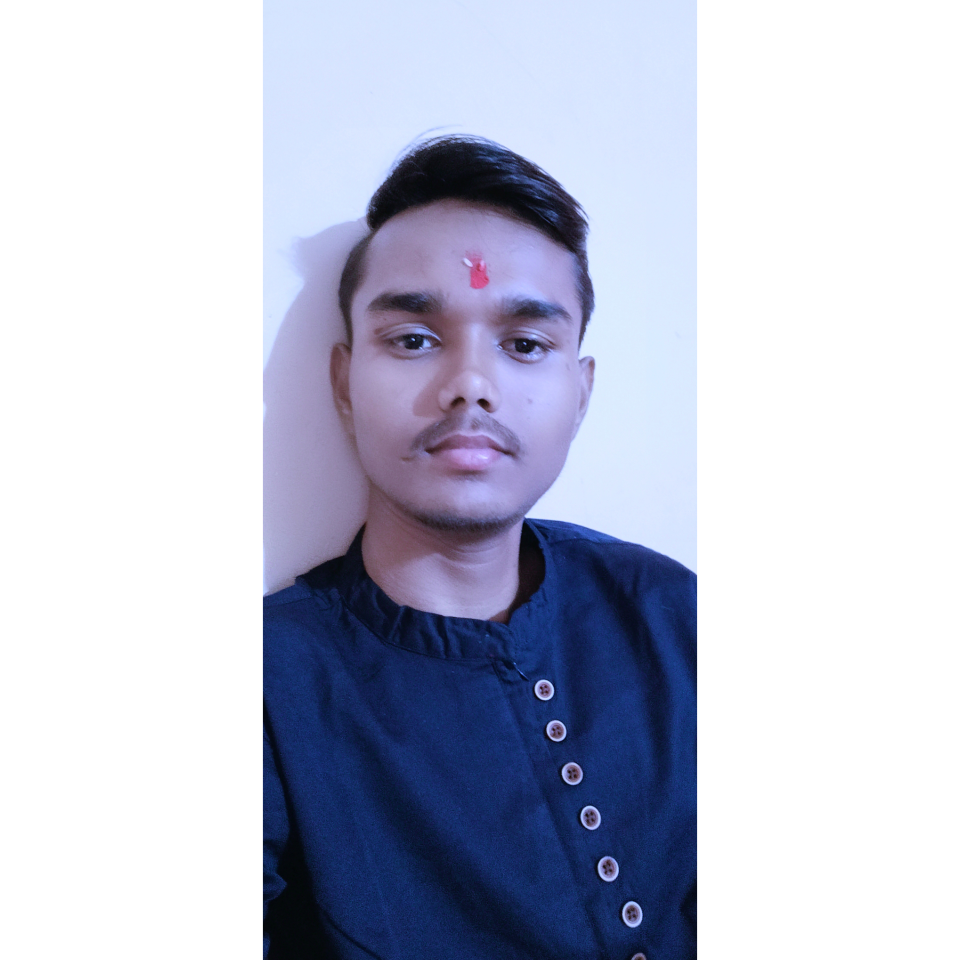
#> input picture task 4/sham.jpg, 1920 x 1920 px (shown at 1/2 size)
$ jupyter execute 'Task 4 - Pencil Sketch Art using Python.ipynb'
#> lines starting #> are read from the running program, lines starting #| are printed output that depends on the picture
# LETS GROW MORE - Virtual Internship 2023

## Name : SHAM AMBADAS JOHARI
## Data Science Intern

### TASK 4 -  Image to Pencil Sketch with Python

## Steps involved in this project is

1 import important Libraries

2 Reading the image.

3 Converting the negative image

4 Converting the negative image into a blurry image.

5 Creating a pencil sketch image.

6 Make a comparison between original image and sketch image.

## Import important libraries.

[cell 1]
import cv2

# Reading the Image

[cell 2]
image = cv2.imread("sham.jpg")
#> image is the input picture: shape (1920, 1920, 3); mean B, G, R 211.2, 193.8, 190
image = cv2.resize(image,(900,800))
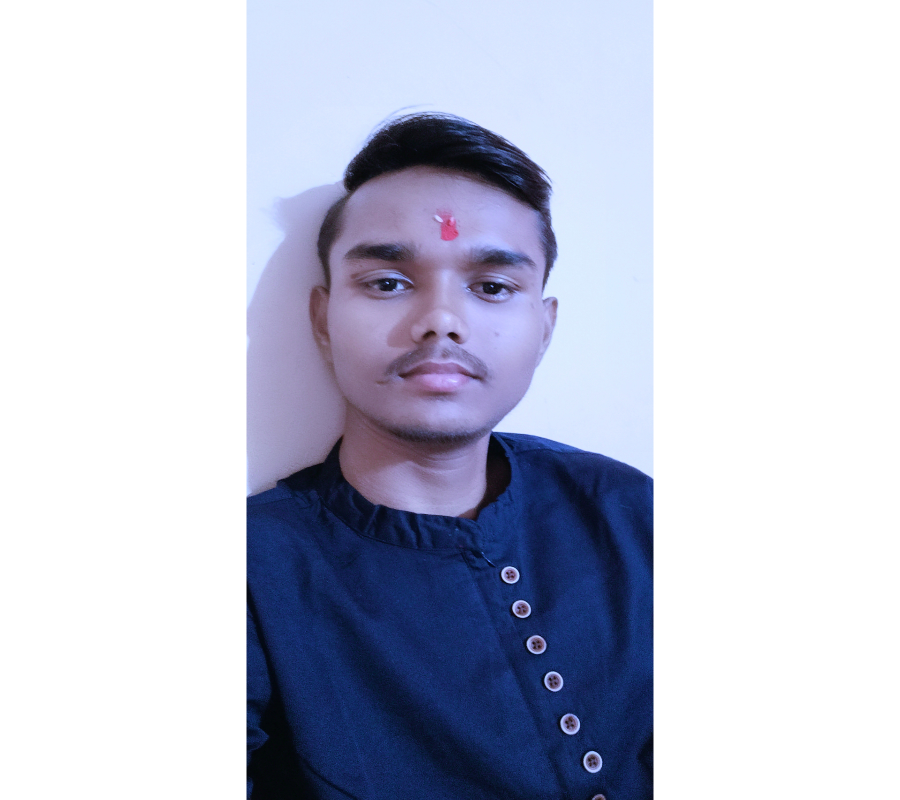
#> image: shape (800, 900, 3); mean B, G, R 211.2, 193.8, 190
cv2.imshow("sham", image)
cv2.waitKey(0)

# Converting the negative image

[cell 3]
gray_image = cv2.cvtColor(image, cv2.COLOR_BGR2GRAY)
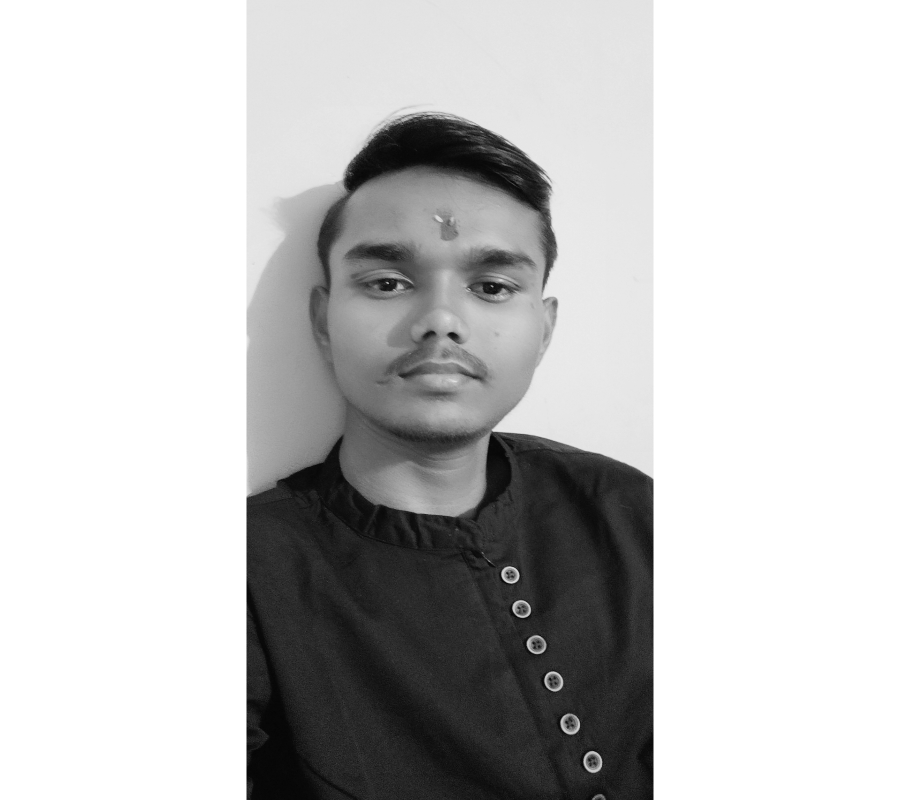
#> gray_image: shape (800, 900); min 5, max 255, mean 194.6
cv2.imshow("New sham (negative image)", gray_image)
cv2.waitKey(0)

# Converting the negative image to Blury image

[cell 4]
inverted_image = 255 - gray_image
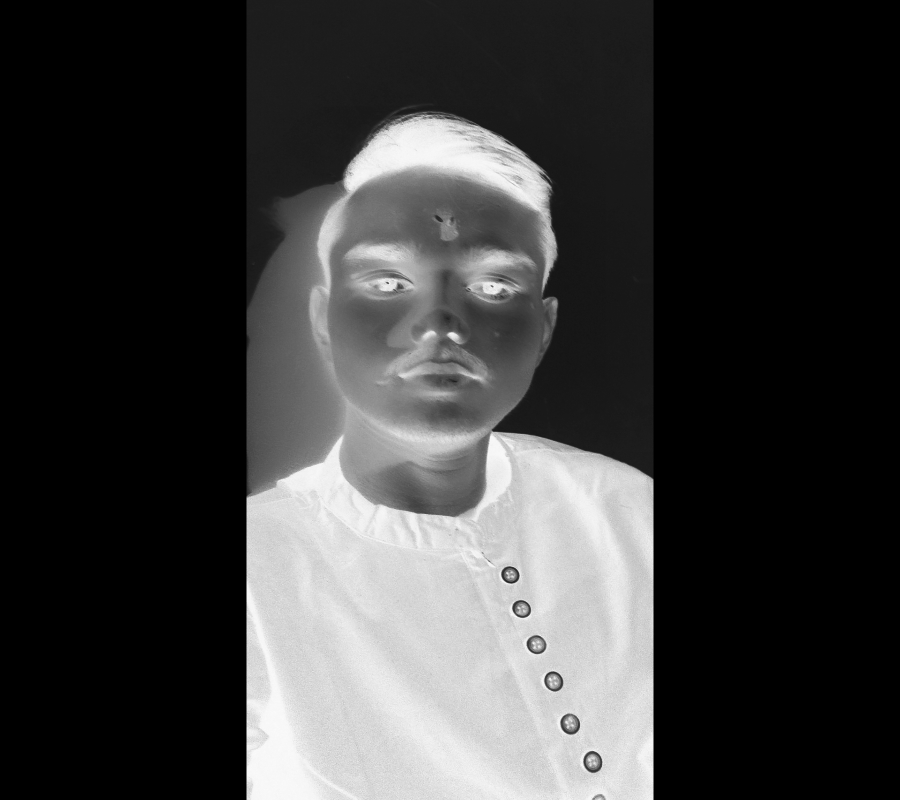
#> inverted_image: shape (800, 900); min 0, max 250, mean 60.4
cv2.imshow("Inverted Blury image", inverted_image)
cv2.waitKey()

[cell 5]
blurred = cv2.GaussianBlur(inverted_image, (21, 21), 0)

# Finally creating the Pencil sketch image by mixing the grayscale image with the inverted blurry image.

[cell 6]
inverted_blurred = 255 - blurred
pencil_sketch = cv2.divide(gray_image, inverted_blurred, scale=256.0)
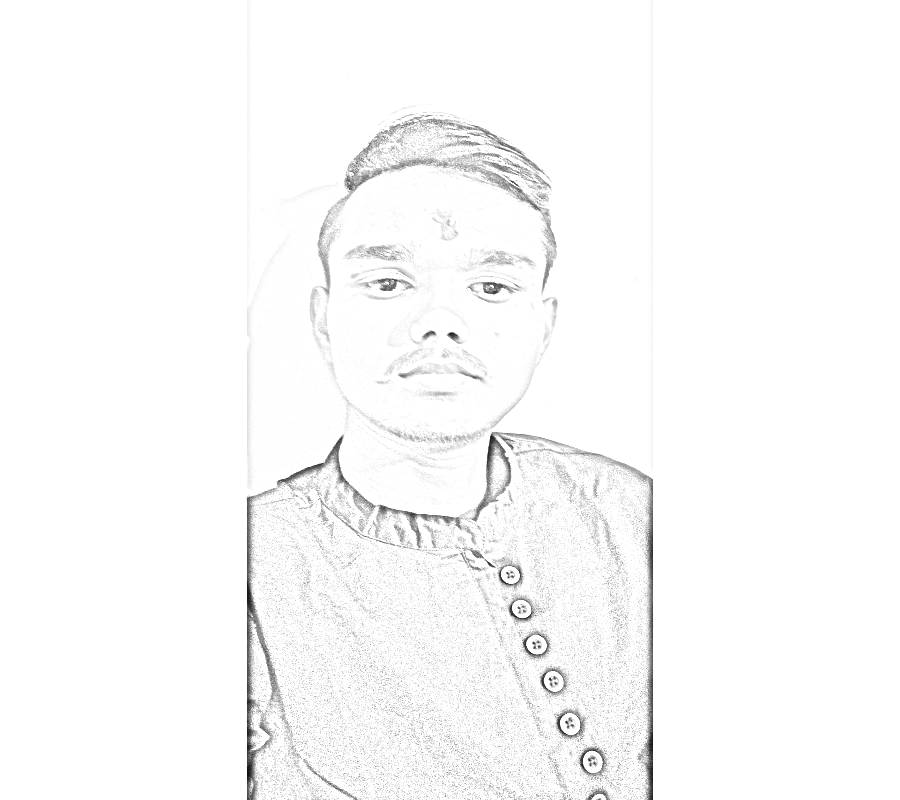
#> pencil_sketch: shape (800, 900); min 15, max 255, mean 250
cv2.imshow("Sketch", pencil_sketch)
cv2.waitKey(0)

$ run again, with task 4/comparison.jpg copied over task 4/sham.jpg
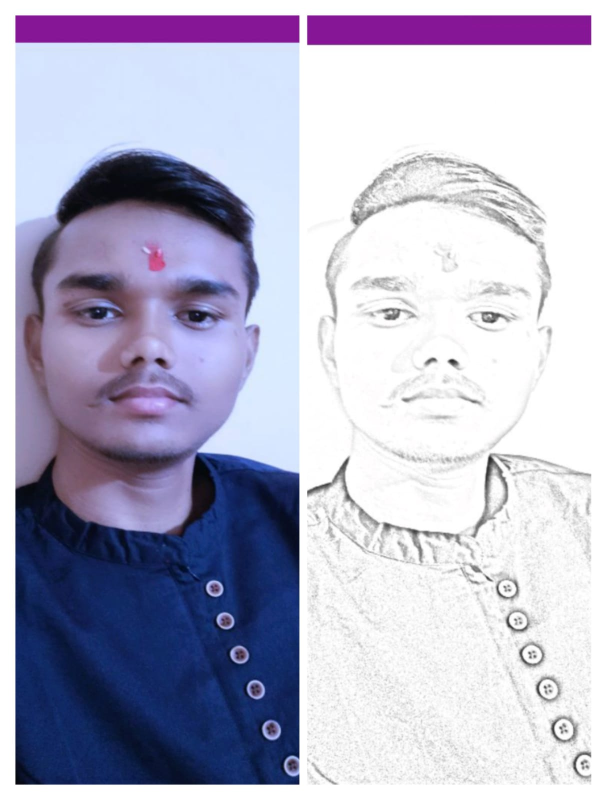
#> input picture task 4/comparison.jpg, 1213 x 1600 px (shown at 1/2 size)
#> image is the input picture: shape (1600, 1213, 3); mean B, G, R 202.4, 181, 181.7
#> image: shape (800, 900, 3)
#> `inverted_blurred = 255 - blurred`:
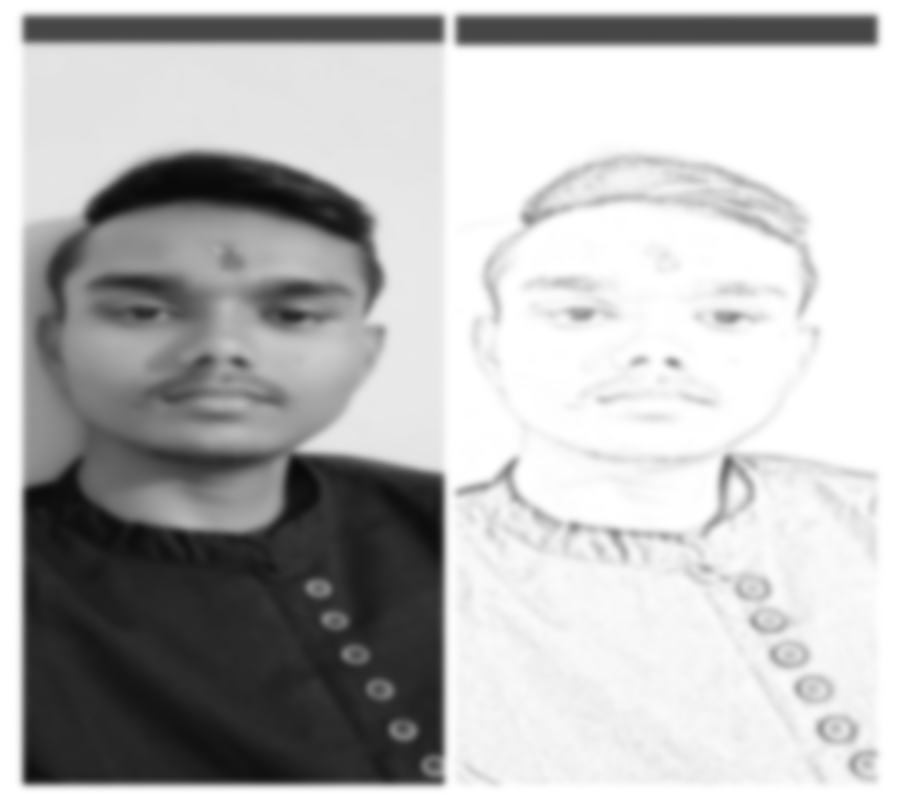
#> inverted_blurred: shape (800, 900); min 9, max 255, mean 183.6
#> `pencil_sketch = cv2.divide(gray_image, inverted_blurred, scale=256.0)`:
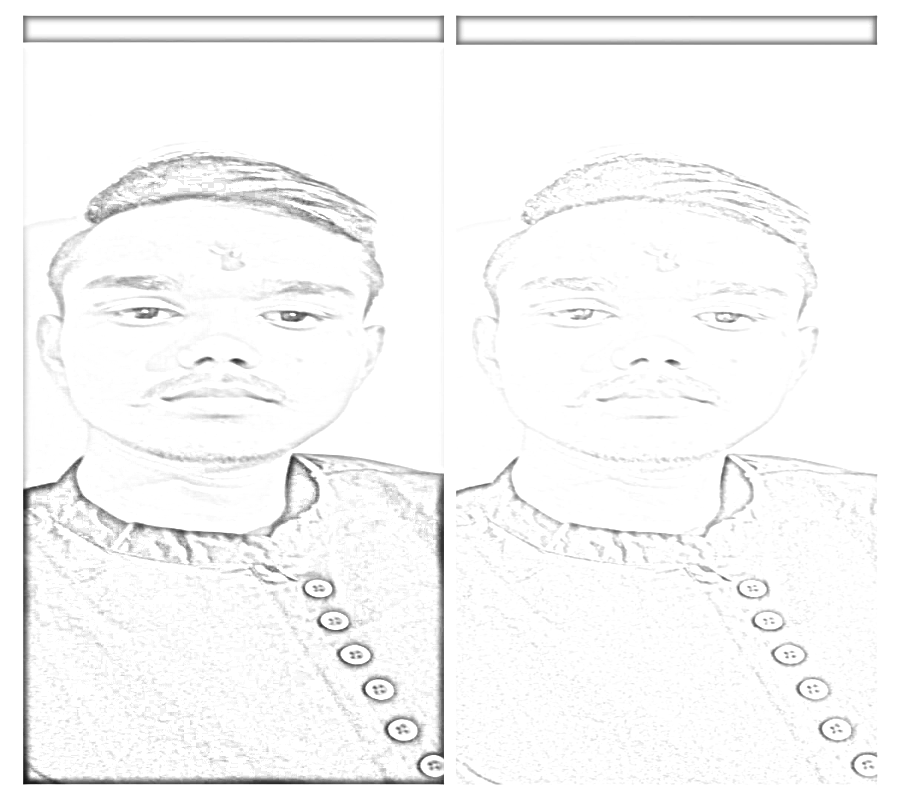
#> pencil_sketch: shape (800, 900); min 15, max 255, mean 247.9

$ run again, with task 4/black and white.png saved as task 4/sham.jpg
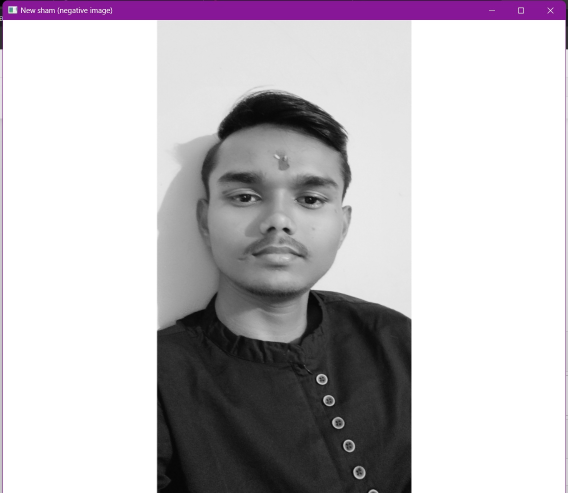
#> input picture task 4/black and white.png, 1135 x 986 px (shown at 1/2 size)
#> image is the input picture: shape (986, 1135, 3); mean B, G, R 194.9, 189.8, 194.3
#> image: shape (800, 900, 3)
#> `blurred = cv2.GaussianBlur(inverted_image, (21, 21), 0)`:
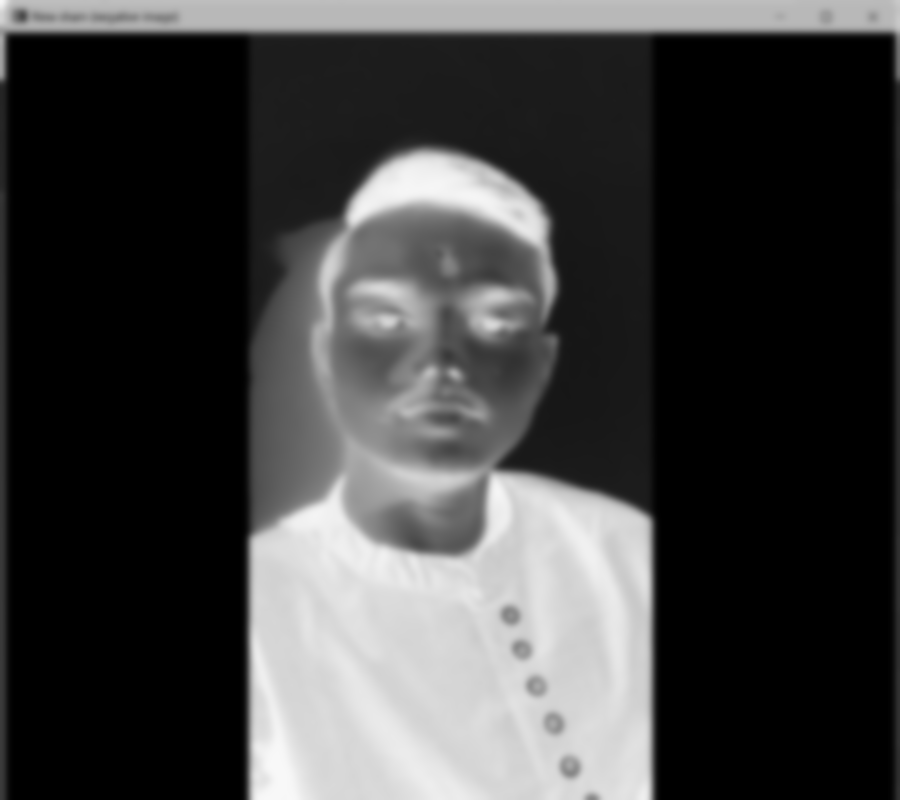
#> blurred: shape (800, 900); min 0, max 248, mean 63.3
#> `pencil_sketch = cv2.divide(gray_image, inverted_blurred, scale=256.0)`:
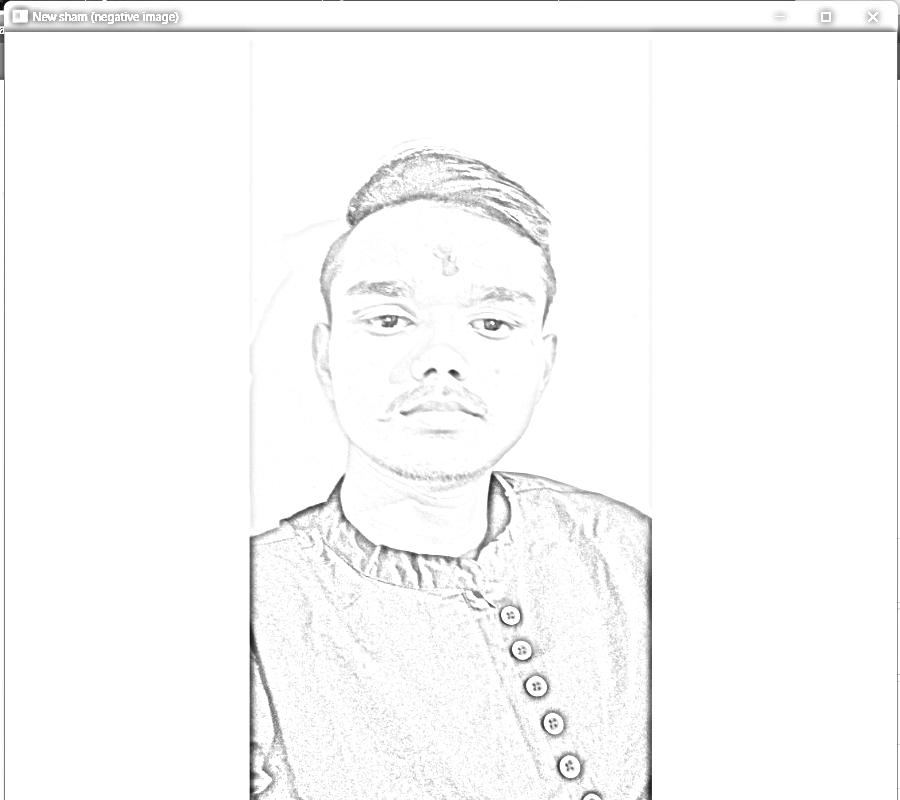
#> pencil_sketch: shape (800, 900); min 0, max 255, mean 249.8
